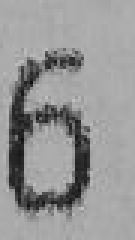
#> input picture python/TP/IGI503_TP1/test10.jpg, 45 x 80 px, found by its file name (shown 3 times larger)
$ python modele_2.py
#> lines starting #> are read from the running program, lines starting #| are printed output that depends on the picture
#
# ATTENTION : NE PAS METTRE D'ACCENT, MEME DANS LES COMMENTAIRES
#
# import des bibliotheques
from skimage import io
from skimage.transform import resize
import matplotlib.pyplot as plt
import numpy as np

class image:
    # Initialisation d'une image composee d'un tableau 2D vide
    # (pixels) et de 2 dimensions (H = height et W = width) mises a 0
    def __init__(self):
        self.pixels = None
        self.H = 0
        self.W = 0

    # Remplissage du tableau pixels de l'image self avec un tableau 2D (tab_pixels)
    # et affectation des dimensions de l'image self avec les dimensions
    # du tableau 2D (tab_pixels)
    def set_pixels(self, tab_pixels):
        self.pixels = tab_pixels
        self.H,self.W = self.pixels.shape

    # Lecture d'un image a partir d'un fichier de nom "file_name"
    def load_image(self, file_name):
#> called with file_name = 'test10.JPG'
        self.pixels = io.imread(file_name)
#> self.pixels is the input picture: shape (80, 45); min 14, max 195, mean 149.8
        self.H,self.W = self.pixels.shape
#> self.H = 80; self.W = 45
        print("lecture image : " + file_name + " (" + str(self.H) + "x" + str(self.W) + ")")
#| lecture image : test10.JPG (80x45)

    # Affichage a l'ecran d'une image
    def display(self, window_name):
        fig=plt.figure(window_name)
        if (not (self.pixels is None)):
            io.imshow(self.pixels)
            io.show()
        else:
            print("L'image est vide")


    #==============================================================================
    # Methode de binarisation
    # 2 parametres :
    #   self : l'image a binariser
    #   S : le seuil de binarisation
    #   on retourne une nouvelle image binarisee
    #==============================================================================

    def binaris(self, S):

        # preparaton du resultat : creation d'une image vide
#> called with S = 150
        im_modif = image()
        # affectation de l'image resultat par un tableau de 0, de meme taille
        # que le tableau de pixels de l'image self
        # les valeurs sont de type uint8 (8bits non signes)
        im_modif.set_pixels(np.zeros((self.H,self.W), dtype=np.uint8))

        # boucle imbriquees pour parcourir tous les pixels de l'image
        for l in range(self.H):
            for c in range(self.W):
                # modif des pixels d'intensite >= a S
                if self.pixels[l][c] >= S:
                    im_modif.pixels[l][c] = 255
                else :
                    im_modif.pixels[l][c] = 0
#> call 2 of display, with window_name = 'Image binarisee'
#> in display (call 2), `io.show()`:
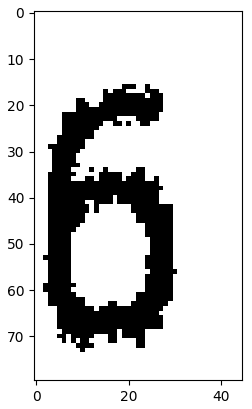
#> figure drawn by matplotlib, 1 panel
        return im_modif


    #==============================================================================
    # Dans une image binaire contenant une forme noire sur un fond blanc
    # la methode 'localisation' permet de limiter l'image au rectangle englobant
    # la forme noire
    # 1 parametre :
    #   self : l'image binaire que l'on veut recadrer
    #   on retourne une nouvelle image recadree
    #==============================================================================

    def localisation(self):

        #creation de la nouvelle image recadree
        im_loc = image()

        # declaration des coordonnees de localisation
        l_min = l_max = c_min = c_max = -10

        # determination des coordonnees min/max des lignes
        for l in range(self.H) :
            for c in range(self.W) :
                if self.pixels[l][c] == 0 :     # om tombe sur un pixel noir
                    if(l_min == -10) :          # si la valeur n'a pas deja ete trouve, on note les coords
                        l_min = l
                    l_max = l                   # on note les coords max jusqu'a ce qu'on ait plus que des pixels blancs

        # determination des coordonnee min/max des colonnes
        for c in range(self.W) :
            for l in range(self.H) :
                if self.pixels[l][c] == 0:
                    if(c_min == -10) :
                        c_min = c
                    c_max = c
#> call 3 of display, with window_name = 'Localisation du chiffre'
#> in display (call 3), `io.show()`:
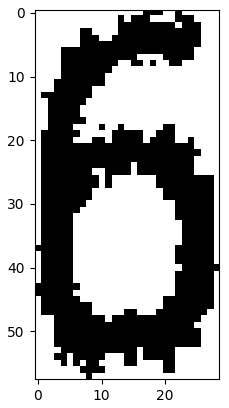
#> figure drawn by matplotlib, 1 panel

        #on affetce les pixels
        im_loc.set_pixels(self.pixels[l_min:l_max+1, c_min:c_max+1])

        print(l_min, l_max, c_min, c_max)
        return im_loc


    #==============================================================================
    # Methode de redimensionnement d'image
    #==============================================================================

    def resize_im(self,new_H,new_W) :

        # creation de la nouvelle image redimensionnee
        im_resized = image()
        # affectation des nouvelles dimensions
        im_resized.H = new_H
        im_resized.W = new_W

        # redimensionnement de l'image
        im_resized.pixels = resize(self.pixels, (new_H, new_W), 0)
        # normalisation sur l'intervalle de pixels [0, 255] et conversion en uint8
        im_resized.pixels = np.uint8(im_resized.pixels*255)

        return im_resized


    #==============================================================================
    # Methode de mesure de similitude entre l'image self et un modele im
    #==============================================================================

    def simil_im(self, im) :

        # Nombre de pixels correspondant entre les deux images
        pixels_simil = 0
        #Nombre total de pixels dans l'image de base
        px_total = self.H * self.W

        if self.H==im.H and self.W==im.W :
            for l in range(self.H) :
                for c in range(self.W) :
                    if self.pixels[l][c] == im.pixels[l][c] :
                        pixels_simil += 1

        else :
            print("Dimensions differentes")


        return pixels_simil / px_total


    #==============================================================================
    # Methode de transformation d'une image en son image negative
    #==============================================================================

    def negative(self) :

        #creation de l'image negative
        im_neg = image()
        im_neg.pixels = 255 - self.pixels

        return im_neg


# fin class image


#==============================================================================
#  Fonction de lecture des fichiers contenant les images modeles
#  Les differentes images sont mises dans une liste
# l'element '0' de la liste de la liste correspond au chiffre 0,
# l'element '1' au chiffre 1, etc.
#==============================================================================

def lect_modeles():

    fichiers= ['_0.png','_1.png','_2.png','_3.png','_4.png','_5.png','_6.png',
             '_7.png','_8.png','_9.png']
    list_model = []
    for fichier in fichiers:
        model = image()
        model.load_image(fichier);
        list_model.append(model)
    return list_model

#==============================================================================
#==============================================================================

#   PROGRAMME PRINCIPAL

#==============================================================================
# # Lecture image
#==============================================================================

im = image()
im.load_image('test10.JPG')
im.display("image initiale")

#==============================================================================
# Binarisation
#==============================================================================
seuil = 150
im_bin = im.binaris(seuil)
im_bin.display("Image binarisee")

#
#==============================================================================
#  Localisation chiffre
#==============================================================================
#

im_loc = im_bin.localisation()
im_loc.display("Localisation du chiffre")


#
#==============================================================================
# Test de la fonction resize
#==============================================================================
new_H = 60
new_W = 100
im_resized = im_loc.resize_im(new_H, new_W)
im_resized.display("Image redimensionnee")
#> call 4 of display, with window_name = 'Image redimensionnee'
#> in display (call 4), `io.show()`:
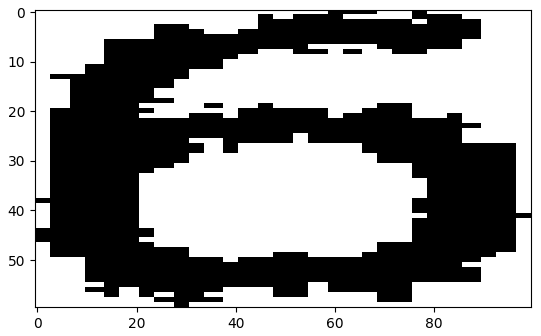
#> figure drawn by matplotlib, 1 panel


#
#==============================================================================
# Test de la fonction similitude
#==============================================================================

#creation de l'image negative de im_loc
im_loc_neg = im_loc.negative()
im_loc_neg.display("Image negative")
#> in display (call 5), `io.show()`:
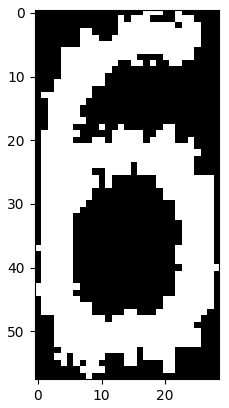
#> figure drawn by matplotlib, 1 panel

# test de similitudes
simi = im_loc.simil_im(im_loc_neg)
print("Rapport de similitudes entre l'image localisee et son image negative :", simi)

#==============================================================================
# Lecture des chiffres modeles
#==============================================================================

list_model = lect_modeles()
#> (the run stopped early here; a loop or call above may not have finished)

$ run again, with python/TP/IGI503_TP1/test1.JPG copied over python/TP/IGI503_TP1/test10.jpg
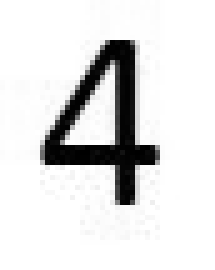
#> input picture python/TP/IGI503_TP1/test1.JPG, 43 x 54 px, found by its file name (shown 5 times larger)
#> in load_image, self.pixels is the input picture: shape (54, 43); min 0, max 255, mean 223.8
#| lecture image : test10.JPG (54x43)
#> in display (call 4), `io.show()`:
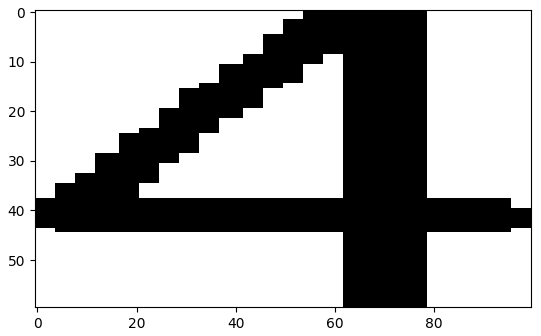
#> figure drawn by matplotlib, 1 panel
#> in display (call 5), `io.show()`:
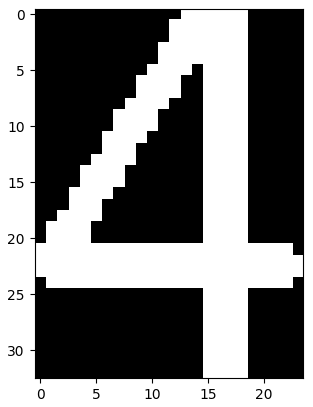
#> figure drawn by matplotlib, 1 panel

$ run again, with python/TP/IGI503_TP1/test2.JPG copied over python/TP/IGI503_TP1/test10.jpg
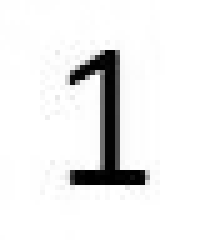
#> input picture python/TP/IGI503_TP1/test2.JPG, 40 x 50 px, found by its file name (shown 5 times larger)
#> in load_image, self.pixels is the input picture: shape (50, 40); min 0, max 255, mean 236.1
#| lecture image : test10.JPG (50x40)
#> in display (call 4), `io.show()`:
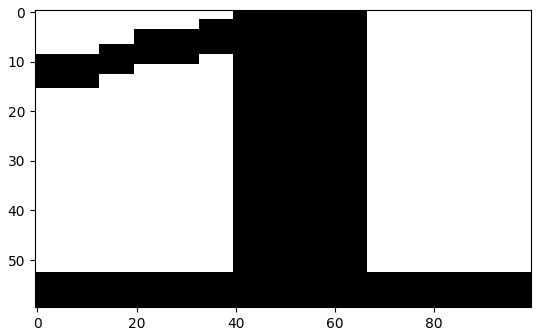
#> figure drawn by matplotlib, 1 panel
#> in display (call 5), `io.show()`:
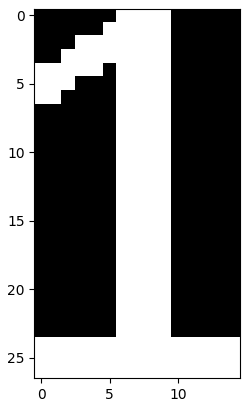
#> figure drawn by matplotlib, 1 panel

$ run again, with python/TP/IGI503_TP1/test3.JPG copied over python/TP/IGI503_TP1/test10.jpg
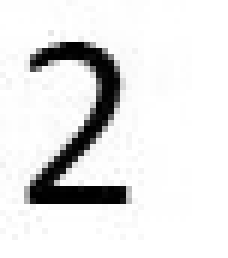
#> input picture python/TP/IGI503_TP1/test3.JPG, 38 x 43 px, found by its file name (shown 6 times larger)
#> in load_image, self.pixels is the input picture: shape (43, 38); min 0, max 255, mean 228.1
#| lecture image : test10.JPG (43x38)
#> in display (call 4), `io.show()`:
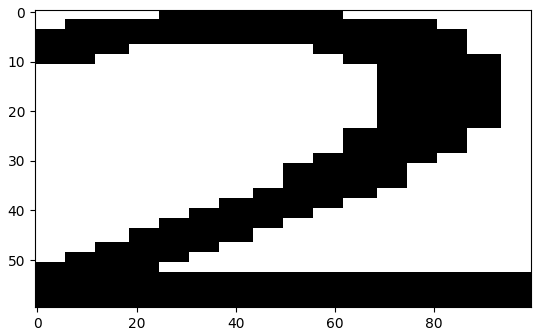
#> figure drawn by matplotlib, 1 panel
#> in display (call 5), `io.show()`:
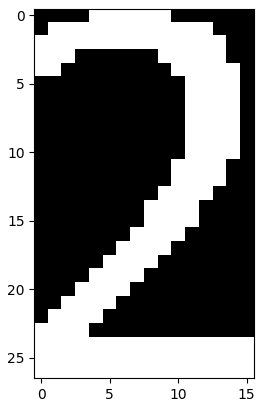
#> figure drawn by matplotlib, 1 panel
